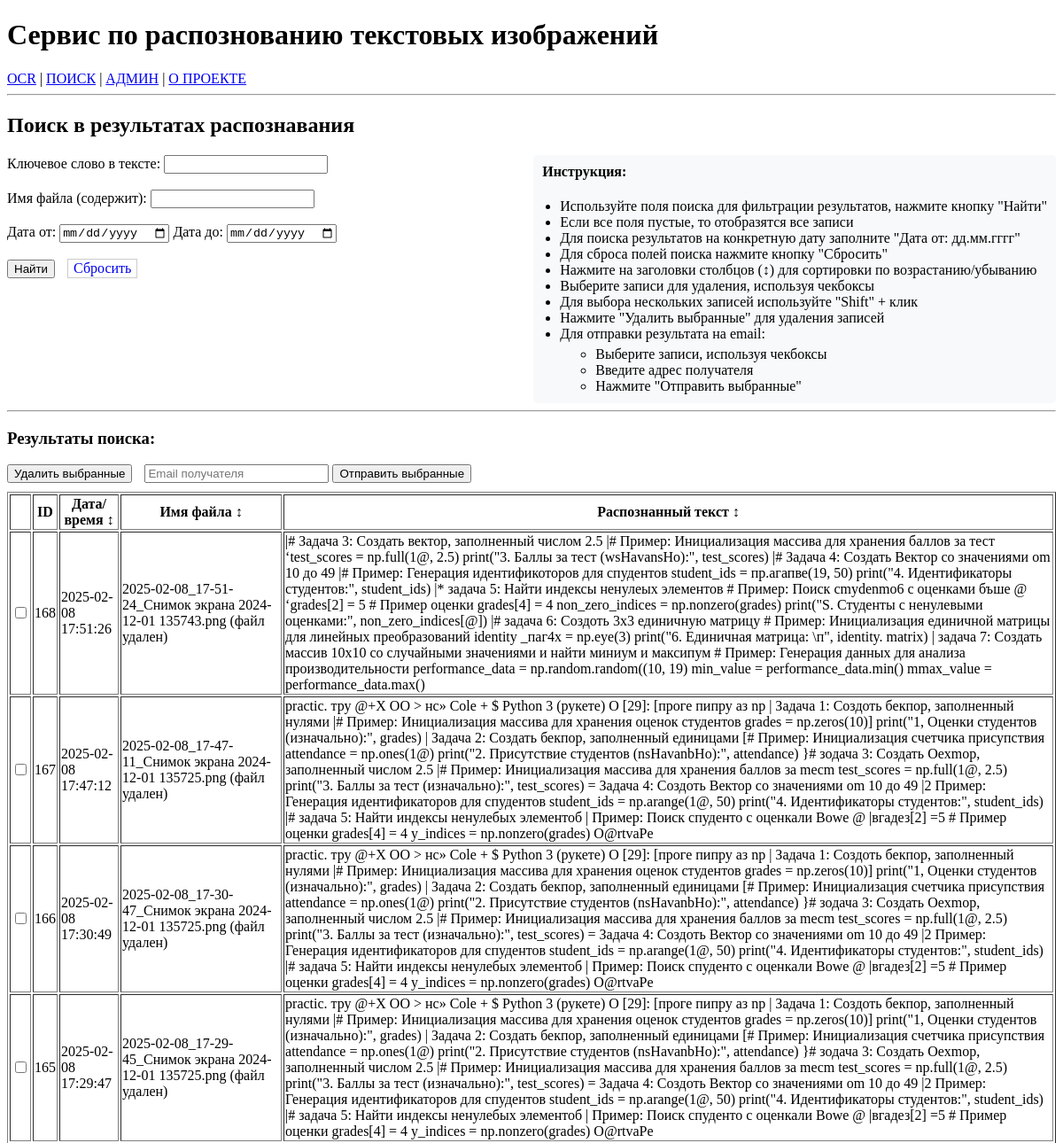
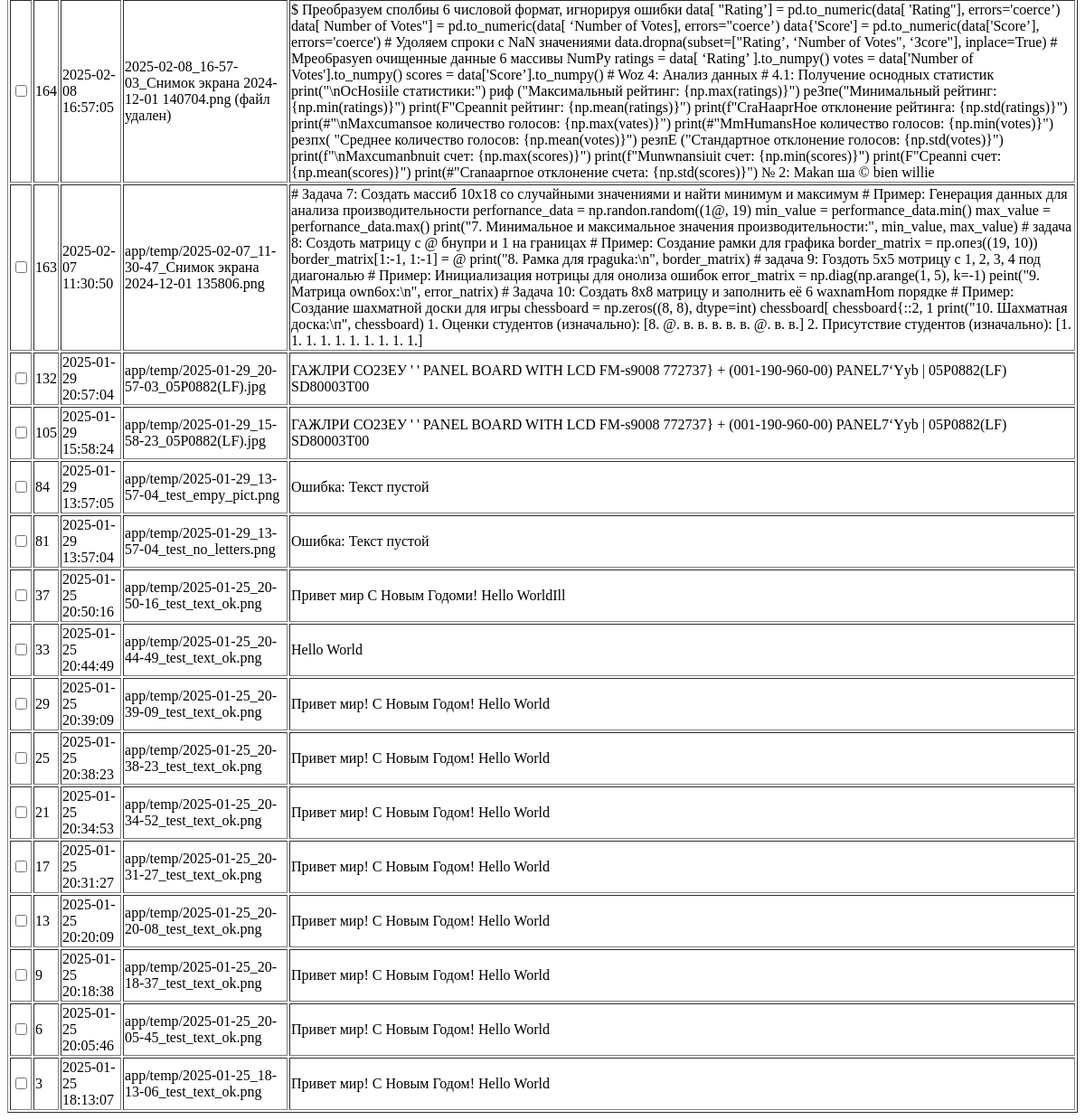
/search/, run on an earlier commit of the app's database (2 pictures, top to bottom).
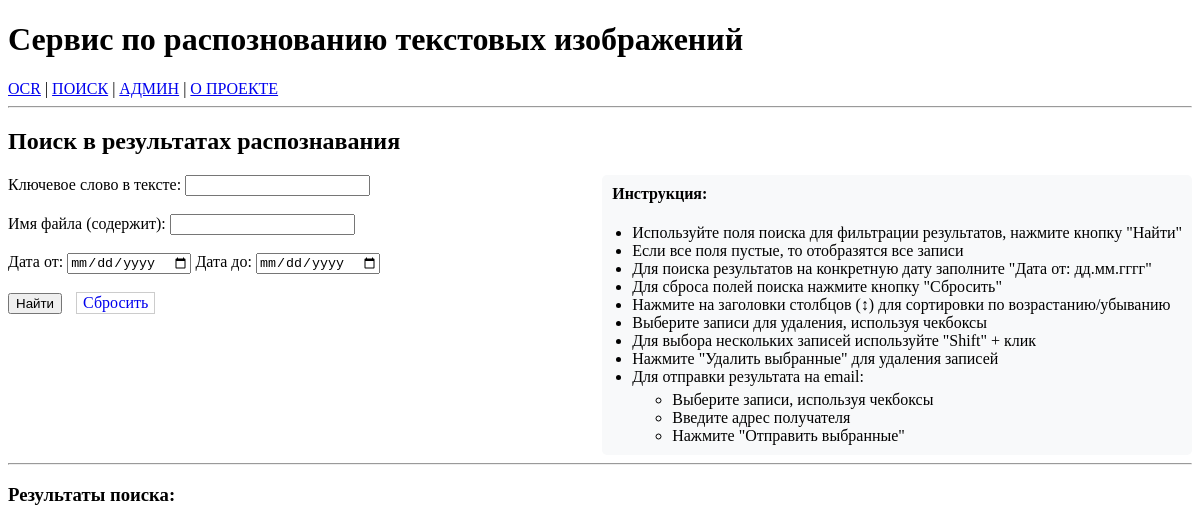
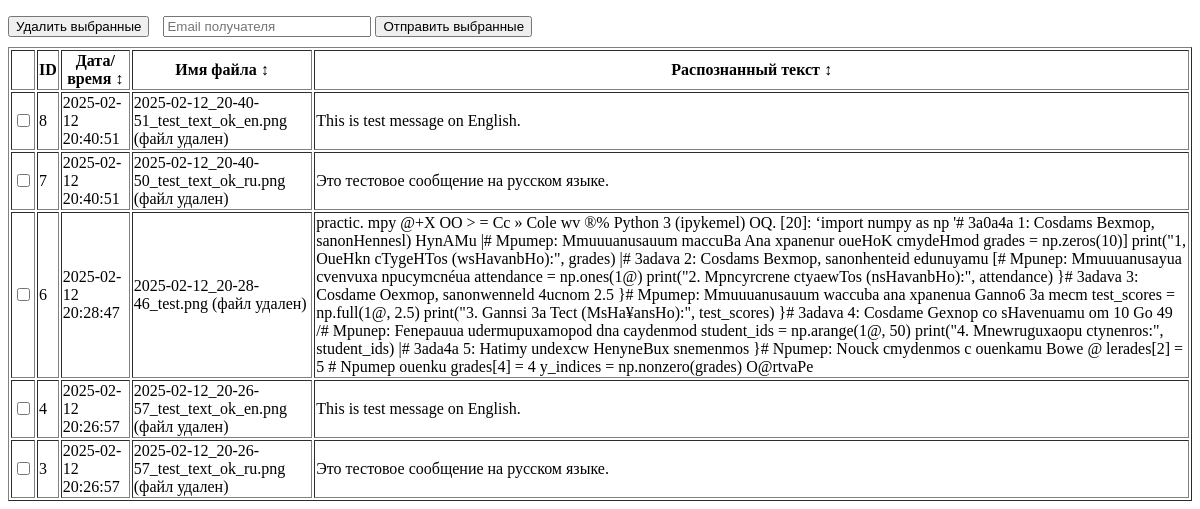
And on a later commit of the database (2 pictures, top to bottom).
### repository/repository.py (models this page shows, shortened)
class OcrData(Base):
    __tablename__ = 'ocr_data'
    id = Column(Integer, primary_key=True)  # Автоинкремент по умолчанию
    date_time = Column(DateTime, default=datetime.now)
    file_name = Column(String)
    ocr_txt = Column(String)
    status = Column(String)

### app/main.py (the view)
@app.get("/search/", response_class=HTMLResponse)
async def search_page(request: Request,
                     keyword: Optional[str] = None,
                     filename: Optional[str] = None,
                     date_from: Optional[str] = None,
                     date_to: Optional[str] = None):
    date_from_obj = datetime.strptime(date_from, '%Y-%m-%d') if date_from else None
    date_to_obj = datetime.strptime(date_to, '%Y-%m-%d') if date_to else None
    if any([keyword, filename, date_from, date_to]):
        data = repository.search_documents(
            keyword=keyword,
            filename=filename,
            date_from=date_from_obj,
            date_to=date_to_obj
        )
    else:
        data = repository.get_all()
    for item in data:
        if item['file_name'].startswith('repository/files/'):
            item['file_exists'] = Path(item['file_name']).exists()
    return templates.TemplateResponse(
        "search.html",
        {
            "request": request,
            "data": data,
            "keyword": keyword,
            "filename": filename,
            "date_from": date_from,
            "date_to": date_to
        }
    )

### app/templates/search.html (shortened to what this page needs)
{% extends "base.html" %}
{% block content %}
<h2>Поиск в результатах распознавания</h2>
<form action="/search" method="get">
    <div style="display: flex; justify-content: space-between; align-items: start;">
        <div class="search-form">
            <label for="keyword">Ключевое слово в тексте:</label>
            <input type="text" id="keyword" name="keyword" value="{{ keyword or '' }}" />
            <br><br>
            <label for="filename">Имя файла (содержит):</label>
            <input type="text" id="filename" name="filename" value="{{ filename or '' }}" />
            <br><br>
            <label for="date_from">Дата от:</label>
            <input type="date" id="date_from" name="date_from" value="{{ date_from or '' }}" />
            <label for="date_to">Дата до:</label>
            <input type="date" id="date_to" name="date_to" value="{{ date_to or '' }}" />
            <br><br>
            <button type="submit">Найти</button>
            <a href="/search" class="button" style="text-decoration: none; padding: 1px 6px; border: 1px solid #ccc; display: inline-block; margin-left: 10px;">Сбросить</a>
        </div>
        <div class="instructions" style="margin-left: 40px; padding: 10px; background-color: #f8f9fa; border-radius: 5px;">
            <h4 style="margin-top: 0;">Инструкция:</h4>
            <ul style="margin: 0; padding-left: 20px;">
                <li>Используйте поля поиска для фильтрации результатов, нажмите кнопку "Найти"</li>
                <li>Если все поля пустые, то отобразятся все записи</li>
                <li>Для поиска результатов на конкретную дату заполните "Дата от: дд.мм.гггг"</li>
                <li>Для сброса полей поиска нажмите кнопку "Сбросить"</li>
                <li>Нажмите на заголовки столбцов (↕) для сортировки по возрастанию/убыванию</li>
                <li>Выберите записи для удаления, используя чекбоксы</li>
                <li>Для выбора нескольких записей используйте "Shift" + клик</li>
                <li>Нажмите "Удалить выбранные" для удаления записей</li>
                <li>Для отправки результата на email:
                    <ul style="margin-top: 5px;">
                        <li>Выберите записи, используя чекбоксы</li>
                        <li>Введите адрес получателя</li>
                        <li>Нажмите "Отправить выбранные"</li>
                    </ul>
                </li>
            </ul>
        </div>
    </div>
</form>
<hr>
<h3>Результаты поиска:</h3>
{% if data %}
<div id="result">
    <div style="margin-bottom: 10px;">
        <button onclick="deleteSelected()" style="margin-right: 10px;">Удалить выбранные</button>
        <input type="email" id="toEmail" placeholder="Email получателя" style="width: 200px;">
        <button onclick="sendSelectedToEmail()">Отправить выбранные</button>
    </div>
    <table border="1">
        <tr>
            <th></th>
            <th>ID</th>
            <th style="cursor: pointer;" onclick="sortTable(1)">Дата/время ↕</th>
            <th style="cursor: pointer;" onclick="sortTable(2)">Имя файла ↕</th>
            <th style="cursor: pointer;" onclick="sortTable(3)">Распознанный текст ↕</th>
        </tr>
        {% for item in data %}
        <tr>
            <td><input type="checkbox" class="record-checkbox" data-id="{{ item.id }}"></td>
            <td>{{ item.id }}</td>
            <td>{{ item.date_time }}</td>
            <td>
                {% if item.file_name != "--" %}
                    {% if item.file_name.startswith('repository/files/') %}
                        {% if item.file_exists %}
                            <a href="/static/{{ item.file_name }}" target="_blank" title="Открыть изображение">{{ item.file_name.split('/')[-1] }}</a>
                        {% else %}
                            {{ item.file_name.split('/')[-1] }} (файл удален)
                        {% endif %}
                    {% else %}
                        {{ item.file_name }}
                    {% endif %}
                {% else %}
                    {{ item.file_name }}
                {% endif %}
            </td>
            <td>{{ item.ocr_txt }}</td>
        </tr>
        {% endfor %}
    </table>
</div>
{% else %}
<p>Нет данных.</p>
{% endif %}
{% endblock %}

### app/templates/base.html (shortened to what this page needs)
<!DOCTYPE html>
<html>
<head>
</head>
<body>
    <div class="container">
        <header>
            <h1>Сервис по распознованию текстовых изображений</h1>
        </header>
        <nav>
            <a href="/OCR">OCR</a> |
            <a href="/search">ПОИСК</a> |
            <a href="/admin">АДМИН</a> |
            <a href="/">О ПРОЕКТЕ</a>
        </nav>
        <hr>
        {% block content %}{% endblock %}
    </div>
</body>
</html>

What changed in the data, as far as the page shows it:
removed OcrData: id "168", date_time "2025-02-08 17:51:26", file_name "2025-02-08_17-51-24_Снимок экрана 2024-12-01 135743.png", ocr_txt "|# Задача 3: Создать вектор, заполненный числом 2.5 |# Пример: Инициализация массива для хранения баллов за тест ‘test_scores = np.full(1@, 2.5) print(\"3. Баллы за тест (wsHavansHo):\", test_scores) |# Задача 4: Создать Вектор со значениями om 10 до 49 |# Пример: Генерация идентификоторов для спудентов student_ids = пр.агапве(19, 50) print(\"4. Идентификаторы студентов:\", student_ids) |* задача 5: Найти индексы ненулеых элементов # Пример: Поиск cmydenmo6 с оценками бъше @ ‘grades[2] = 5 # Пример оценки grades[4] = 4 non_zero_indices = np.nonzero(grades) print(\"S. Студенты с ненулевыми оценками:\", non_zero_indices[@]) |# задача 6: Создоть 3x3 единичную матрицу # Пример: Инициализация…"
removed OcrData: id "167", date_time "2025-02-08 17:47:12", file_name "2025-02-08_17-47-11_Снимок экрана 2024-12-01 135725.png", ocr_txt "practic. тру @+X OO > нс» Cole + $ Python 3 (рукете) О [29]: [проге пипру аз np | Задача 1: Создоть бекпор, заполненный нулями |# Пример: Инициализация массива для хранения оценок студентов grades = np.zeros(10)] print(\"1, Оценки студентов (изначально):\", grades) | Задача 2: Создать бекпор, заполненный единицами [# Пример: Инициализация счетчика присупствия attendance = np.ones(1@) print(\"2. Присутствие студентов (nsHavanbHo):\", attendance) }# зодача 3: Создать Oexmop, заполненный числом 2.5 |# Пример: Инициализация массива для хранения баллов за mecm test_scores = np.full(1@, 2.5) print(\"3. Баллы за тест (изначально):\", test_scores) = Задача 4: Создоть Вектор со значениями om 10 до 49 |2…"
removed OcrData: id "166", date_time "2025-02-08 17:30:49", file_name "2025-02-08_17-30-47_Снимок экрана 2024-12-01 135725.png", ocr_txt "practic. тру @+X OO > нс» Cole + $ Python 3 (рукете) О [29]: [проге пипру аз np | Задача 1: Создоть бекпор, заполненный нулями |# Пример: Инициализация массива для хранения оценок студентов grades = np.zeros(10)] print(\"1, Оценки студентов (изначально):\", grades) | Задача 2: Создать бекпор, заполненный единицами [# Пример: Инициализация счетчика присупствия attendance = np.ones(1@) print(\"2. Присутствие студентов (nsHavanbHo):\", attendance) }# зодача 3: Создать Oexmop, заполненный числом 2.5 |# Пример: Инициализация массива для хранения баллов за mecm test_scores = np.full(1@, 2.5) print(\"3. Баллы за тест (изначально):\", test_scores) = Задача 4: Создоть Вектор со значениями om 10 до 49 |2…"
removed OcrData: id "165", date_time "2025-02-08 17:29:47", file_name "2025-02-08_17-29-45_Снимок экрана 2024-12-01 135725.png", ocr_txt "practic. тру @+X OO > нс» Cole + $ Python 3 (рукете) О [29]: [проге пипру аз np | Задача 1: Создоть бекпор, заполненный нулями |# Пример: Инициализация массива для хранения оценок студентов grades = np.zeros(10)] print(\"1, Оценки студентов (изначально):\", grades) | Задача 2: Создать бекпор, заполненный единицами [# Пример: Инициализация счетчика присупствия attendance = np.ones(1@) print(\"2. Присутствие студентов (nsHavanbHo):\", attendance) }# зодача 3: Создать Oexmop, заполненный числом 2.5 |# Пример: Инициализация массива для хранения баллов за mecm test_scores = np.full(1@, 2.5) print(\"3. Баллы за тест (изначально):\", test_scores) = Задача 4: Создоть Вектор со значениями om 10 до 49 |2…"
removed OcrData: id "164", date_time "2025-02-08 16:57:05", file_name "2025-02-08_16-57-03_Снимок экрана 2024-12-01 140704.png", ocr_txt "$ Преобразуем сполбиы 6 числовой формат, игнорируя ошибки data[ \"Rating’] = pd.to_numeric(data[ 'Rating\"], errors='coerce’) data[ Number of Votes\"] = pd.to_numeric(data[ ‘Number of Votes], errors=\"coerce’) data{'Score'] = pd.to_numeric(data['Score’], errors='coerce') # Удоляем спроки с NaN значениями data.dropna(subset=[\"Rating’, ‘Number of Votes\", ‘Зсоге\"], inplace=True) # Mpeo6pasyen очищенные данные 6 массивы NumPy ratings = data[ ‘Rating’ ].to_numpy() votes = data['Number of Votes'].to_numpy() scores = data['Score’].to_numpy() # Woz 4: Анализ данных # 4.1: Получение оснодных статистик print(\"\\nOcHosiile статистики:\") риф (\"Максимальный рейтинг: {np.max(ratings)}\") реЗпе(\"Минимальный…"
removed OcrData: id "163", date_time "2025-02-07 11:30:50", file_name "app/temp/2025-02-07_11-30-47_Снимок экрана 2024-12-01 135806.png", ocr_txt "# Задача 7: Создать массиб 10х18 со случайными значениями и найти минимум и максимум # Пример: Генерация данных для анализа производительности perfornance_data = np.randon.random((1@, 19) min_value = performance_data.min() max_value = perfornance_data.max() print(\"7. Минимальное и максимальное значения производительности:\", min_value, max_value) # задача 8: Создоть матрицу с @ бнупри и 1 на границах # Пример: Создание рамки для графика border_matrix = пр.опез((19, 10)) border_matrix[1:-1, 1:-1] = @ print(\"8. Рамка для rpaguka:\\n\", border_matrix) # задача 9: Гоздоть 5x5 мотрицу с 1, 2, 3, 4 под диагональю # Пример: Инициализация нотрицы для онолиза ошибок error_matrix = np.diag(np.arange(1,…"
removed OcrData: id "132", date_time "2025-01-29 20:57:04", file_name "app/temp/2025-01-29_20-57-03_05P0882(LF).jpg", ocr_txt "ГАЖЛРИ СО2ЗЕУ ' ' PANEL BOARD WITH LCD FM-s9008 772737} + (001-190-960-00) PANEL7‘Yyb | 05P0882(LF) SD80003T00"
removed OcrData: id "105", date_time "2025-01-29 15:58:24", file_name "app/temp/2025-01-29_15-58-23_05P0882(LF).jpg", ocr_txt "ГАЖЛРИ СО2ЗЕУ ' ' PANEL BOARD WITH LCD FM-s9008 772737} + (001-190-960-00) PANEL7‘Yyb | 05P0882(LF) SD80003T00"
removed OcrData: id "84", date_time "2025-01-29 13:57:05", file_name "app/temp/2025-01-29_13-57-04_test_empy_pict.png", ocr_txt "Ошибка: Текст пустой"
removed OcrData: id "81", date_time "2025-01-29 13:57:04", file_name "app/temp/2025-01-29_13-57-04_test_no_letters.png", ocr_txt "Ошибка: Текст пустой"
removed OcrData: id "37", date_time "2025-01-25 20:50:16", file_name "app/temp/2025-01-25_20-50-16_test_text_ok.png", ocr_txt "Привет мир С Новым Годоми! Hello WorldIll"
removed OcrData: id "33", date_time "2025-01-25 20:44:49", file_name "app/temp/2025-01-25_20-44-49_test_text_ok.png", ocr_txt "Hello World"
removed OcrData: id "29", date_time "2025-01-25 20:39:09", file_name "app/temp/2025-01-25_20-39-09_test_text_ok.png", ocr_txt "Привет мир! С Новым Годом! Hello World"
removed OcrData: id "25", date_time "2025-01-25 20:38:23", file_name "app/temp/2025-01-25_20-38-23_test_text_ok.png", ocr_txt "Привет мир! С Новым Годом! Hello World"
removed OcrData: id "21", date_time "2025-01-25 20:34:53", file_name "app/temp/2025-01-25_20-34-52_test_text_ok.png", ocr_txt "Привет мир! С Новым Годом! Hello World"
removed OcrData: id "17", date_time "2025-01-25 20:31:27", file_name "app/temp/2025-01-25_20-31-27_test_text_ok.png", ocr_txt "Привет мир! С Новым Годом! Hello World"
removed OcrData: id "13", date_time "2025-01-25 20:20:09", file_name "app/temp/2025-01-25_20-20-08_test_text_ok.png", ocr_txt "Привет мир! С Новым Годом! Hello World"
removed OcrData: id "9", date_time "2025-01-25 20:18:38", file_name "app/temp/2025-01-25_20-18-37_test_text_ok.png", ocr_txt "Привет мир! С Новым Годом! Hello World"
added OcrData: id "8", date_time "2025-02-12 20:40:51", file_name "2025-02-12_20-40-51_test_text_ok_en.png", ocr_txt "This is test message on English."
added OcrData: id "7", date_time "2025-02-12 20:40:51", file_name "2025-02-12_20-40-50_test_text_ok_ru.png", ocr_txt "Это тестовое сообщение на русском языке."
changed OcrData id 6: date_time "2025-01-25 20:05:46" → "2025-02-12 20:28:47"; ocr_txt "Привет мир! С Новым Годом! Hello World" → "practic. mpy @+X OO > = Cc » Cole wv ®% Python 3 (ipykemel) OQ. [20]: ‘import numpy as np '# 3a0a4a 1: Cosdams Bexmop, sanonHennesl) HynAMu |# Mpumep: Mmuuuanusauum maccuBa Ana xpanenur oueHoK cmydeHmod grades = np.zeros(10)] print(\"1, OueHkn cTygeHTos (wsHavanbHo):\", grades) |# 3adava 2: Cosdams Bexmop, sanonhenteid edunuyamu [# Mpunep: Mmuuuanusayua cvenvuxa npucymcnéua attendance = np.ones(1@) print(\"2. Mpncyrcrene ctyaewTos (nsHavanbHo):\", attendance) }# 3adava 3: Cosdame Oexmop, sanonwenneld 4ucnom 2.5 }# Mpumep: Mmuuuanusauum waccuba ana xpanenua Ganno6 3a mecm test_scores = np.full(1@, 2.5) print(\"3. Gannsi 3a Tect (MsHa¥ansHo):\", test_scores) }# 3adava 4: Cosdame Gexnop co…"; file_name "app/temp/2025-01-25_20-05-45_test_text_ok.png" → "2025-02-12_20-28-46_test.png"
added OcrData: id "4", date_time "2025-02-12 20:26:57", file_name "2025-02-12_20-26-57_test_text_ok_en.png", ocr_txt "This is test message on English."
changed OcrData id 3: date_time "2025-01-25 18:13:07" → "2025-02-12 20:26:57"; ocr_txt "Привет мир! С Новым Годом! Hello World" → "Это тестовое сообщение на русском языке."; file_name "app/temp/2025-01-25_18-13-06_test_text_ok.png" → "2025-02-12_20-26-57_test_text_ok_ru.png"
